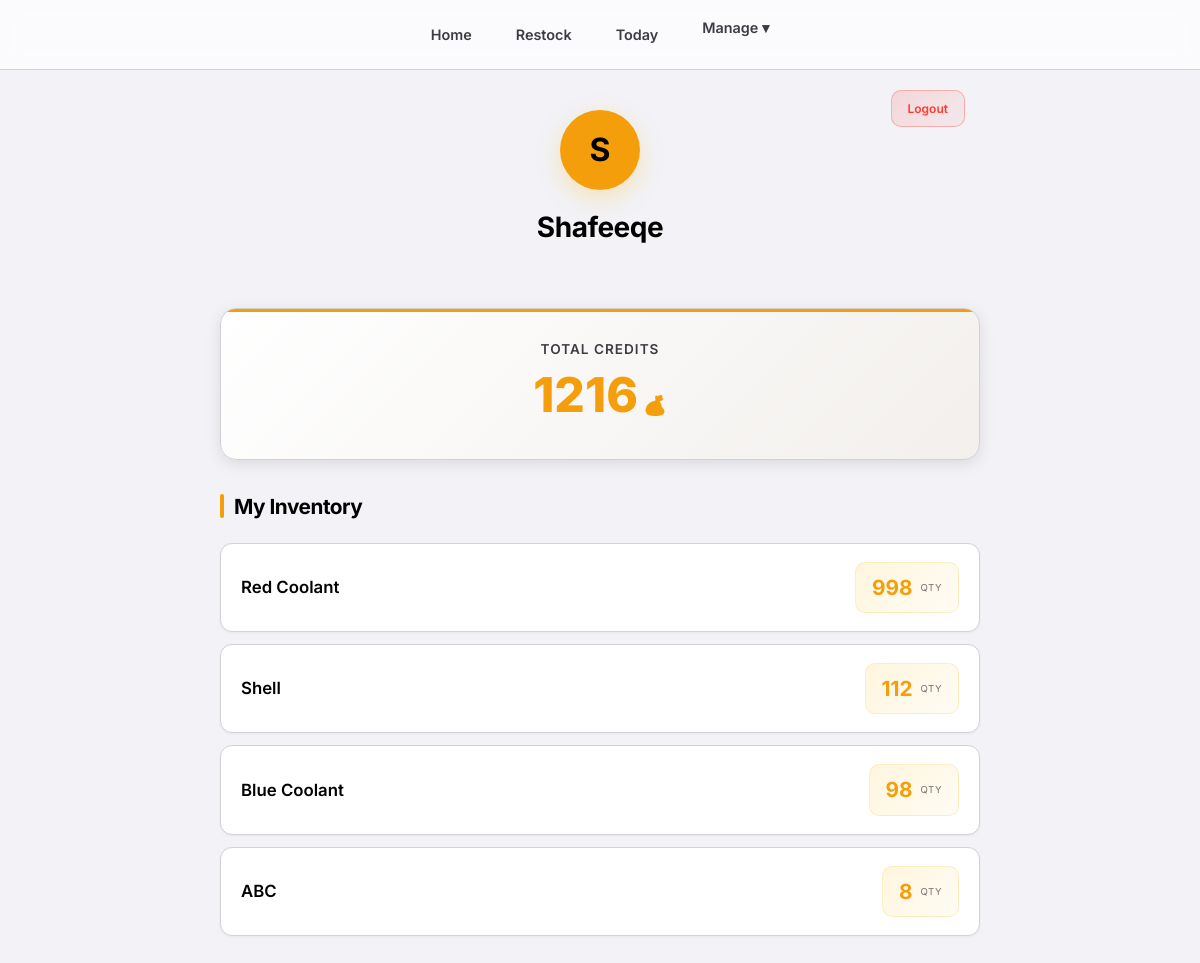
Page /profile/ (signed in) on the committed database.
### consumables/models.py (models this page shows, shortened)
class Item(models.Model):
    category = models.ForeignKey(Category, related_name='items', on_delete=models.CASCADE)
    subcategory = models.ForeignKey(SubCategory, related_name='items', on_delete=models.SET_NULL, null=True, blank=True)
    name = models.CharField(max_length=200)
    average_stock = models.IntegerField(default=0, help_text="Ideal stock level for calculation")
    current_stock = models.IntegerField(default=0)
    usage_count = models.IntegerField(default=0, help_text="Cached popularity score (frequency of use)")
    score = models.IntegerField(default=1, help_text="Credits earned per unit taken")
    class Meta:
        constraints = [
            models.UniqueConstraint(
                fields=['category', 'name'],
                condition=models.Q(subcategory__isnull=True),
                name='unique_direct_item_idx'
            ),
            models.UniqueConstraint(
                fields=['subcategory', 'name'],
                name='unique_subcategory_item_idx'
            )
        ]
        ordering = ['-usage_count', 'name']

### consumables/views.py (the view)
# urls.py: path('profile/', views.profile, name='profile'),
@login_required
@login_required
def profile(request, user_id=None):
    if user_id and request.user.is_superuser:
        profile_user = get_object_or_404(User, pk=user_id)
    else:
        profile_user = request.user
    aggr_records = ConsumptionRecord.objects.filter(user=profile_user).values(
        'item__name', 'item__score'
    ).annotate(
        total_qty=Sum('quantity')
    ).order_by('-total_qty')
    inventory_list = []
    total_credits = 0
    for entry in aggr_records:
        qty = entry['total_qty']
        score = entry['item__score']
        credits = qty * score
        total_credits += credits
        inventory_list.append({
            'name': entry['item__name'],
            'quantity': qty,
            'credits': credits
        })
    return render(request, 'consumables/profile.html', {
        'inventory': inventory_list,
        'total_credits': total_credits,
        'profile_user': profile_user
    })

### consumables/templates/consumables/profile.html (shortened to what this page needs)
{% extends 'consumables/base.html' %}
{% block content %}
<div class="profile-header">
    {% if profile_user == request.user %}
    <a href="{% url 'logout' %}" onclick="return confirm('Are you sure you want to logout?')"
        class="profile-logout-btn">
        Logout
    </a>
    {% endif %}
    <div class="profile-avatar">
        {{ profile_user.first_name|default:profile_user.username|first|upper }}
    </div>
    <h2 class="profile-name">{{ profile_user.first_name|default:profile_user.username }}</h2>
</div>
<div class="credits-card">
    <div class="credits-label">Total Credits</div>
    <div class="credits-amount">
        {{ total_credits }}<span class="credits-icon">💰</span>
    </div>
</div>
<h3 class="section-header">My Inventory</h3>
{% for item in inventory %}
<div class="item-card">
    <div class="item-name">{{ item.name }}</div>
    <div class="item-quantity">
        <span class="item-quantity-number">{{ item.quantity }}</span>
        <span class="item-quantity-label">qty</span>
    </div>
</div>
{% empty %}
<div class="empty-state">
    <div class="empty-state-icon">📦</div>
    <div class="empty-state-text">No items taken yet</div>
</div>
{% endfor %}
{% endblock %}

### consumables/static/css/style.css (style rules this page uses)
:root { --bg-color: #f2f2f7; --card-bg: #ffffff; --text-primary: #000000; --text-secondary: #3c3c43; --accent-red: #ff3b30; --accent-blue: #007aff; --accent-green: #34c759; --accent-yellow: #f59e0b; --border-color: #d1d1d6; --glass-bg: rgba(255, 255, 255, 0.7); --glass-border: rgba(0, 0, 0, 0.1); --input-bg: rgba(0, 0, 0, 0.05); }
* { box-sizing: border-box; margin: 0; padding: 0; font-family: 'Inter', -apple-system, BlinkMacSystemFont, "Segoe UI", Roboto, Helvetica, Arial, sans-serif; }
body { background-color: var(--bg-color); color: var(--text-primary); line-height: 1.6; padding-bottom: 80px; }
h1, h2, h3 { font-weight: 700; letter-spacing: -0.5px; margin-bottom: 1rem; color: var(--text-primary); }
a { color: var(--accent-blue); text-decoration: none; }
.item-card { background-color: var(--card-bg); padding: 15px; margin-bottom: 10px; border-radius: 12px; display: flex; justify-content: space-between; align-items: center; border: 1px solid var(--border-color); transition: transform 0.2s, box-shadow 0.2s; box-shadow: 0 1px 3px rgba(0, 0, 0, 0.05); }
.item-name { font-weight: 600; font-size: 1.1rem; color: var(--text-primary); }

### rows in the picture
Item: name "Red Coolant", quantity "998"
Item: name "Shell", quantity "112"
Item: name "Blue Coolant", quantity "98"
Item: name "ABC", quantity "8"

### other values in the picture
{{ profile_user.first_name|default:profile_user.username|first|upper }} "S"
{{ profile_user.first_name|default:profile_user.username }} "Shafeeqe"
{{ total_credits }} "1216"
